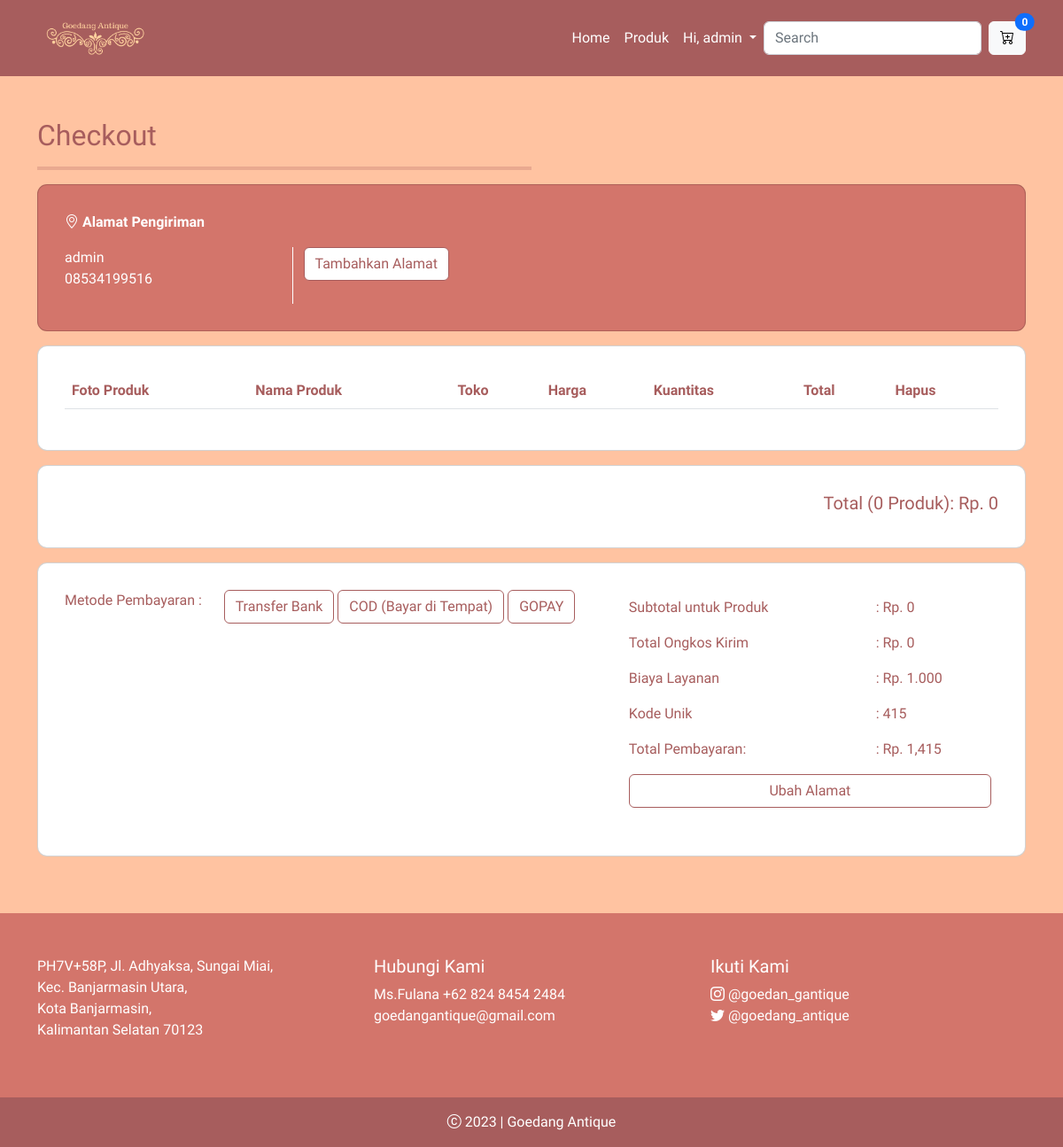
The page /checkout.php (signed in) on the database its author committed.
### tables this page shows
CREATE TABLE `users` (
  `users_id` int(11) NOT NULL,
  `name` varchar(25) NOT NULL,
  `username` varchar(20) DEFAULT NULL,
  `phone_number` varchar(12) DEFAULT NULL,
  `email` varchar(50) NOT NULL,
  `email_verified_at` varchar(50) DEFAULT NULL,
  `password` text NOT NULL,
  `provinces_id` int(11) DEFAULT NULL,
  `address` text,
  `zip_code` varchar(11) DEFAULT NULL,
  `roles` enum('USER','ADMIN') NOT NULL DEFAULT 'USER'
);

CREATE TABLE `provinces` (
  `provinces_id` int(11) NOT NULL,
  `provinces_name` varchar(50) NOT NULL,
  `shipping_cost` int(25) NOT NULL
);

### checkout.php (the view, shortened to what this page needs)
<?php include('layouts/header.php'); ?>
<?php include('layouts/navbar.php'); ?>
<main>
  <section class="detail-produk py-5" style="background-color: #FFC3A1">
    <div class="container" >
      <div class="row" data-aos="fade-right">
          <div class="col section-popular-heading">
          <h2>Checkout</h2>
          <hr>
          </div>
      </div>
      <div class="row mb-3" data-aos="fade-up"  data-aos-delay="100">
        <div class="col-12" >
          <div class="card card-details card-address"  style="background-color: #D3756B">
            <div class="row">
              <div class="col-12">
                <p>
                  <i class="bi bi-geo-alt"></i> <b>Alamat Pengiriman</b>
                </p>
              </div>
            </div>
            <div class="row">
            <?php
                $users_id = $_SESSION['id'];
                $alamatIsNull = '';
                $query = mysqli_query($config, "SELECT * FROM users JOIN provinces ON users.provinces_id=provinces.provinces_id  WHERE users_id='$users_id'");
                while ($x = mysqli_fetch_array($query)) {
                    $BeratSemuaProduk = $x['shipping_cost'];
                    $alamatIsNull = $x['provinces_name'];
            ?>
                <div class="col-12 col-lg-3" style="border-right: 1px solid white;">
                    <p><?= $x['name'];?><br><?= $x['phone_number'];?></p>
                </div>
                <div class="col-12 col-lg-9">
                <?php if($alamatIsNull=='Default') {
                    echo '<a class="btn btn-opurple" href="frontend/dashboard-account.php">Tambahkan Alamat</a>';
                    } else { ?>
                        <p><?= $x['address'];?>, <?= $x['provinces_name'];?>. <?= $x['zip_code'];?></p>
                <?php } ?>
                </div>
            <?php
                }
            ?>
            </div>
          </div>
        </div>
      </div>
      <div class="row mb-3" data-aos="fade-up" data-aos-delay="200">
        <div class="col-12" >
          <div class="card card-details"  style="background-color: #fff">
            <div class="checkout-produk table-responsive">
              <table class="table ">
                <thead>
                  <tr>
                    <th scope="col">Foto Produk</th>
                    <th scope="col">Nama Produk</th>
                    <th scope="col">Toko</th>
                    <th scope="col">Harga</th>
                    <th scope="col">Kuantitas</th>
                    <th scope="col">Total</th>
                    <th scope="col">Hapus</th>
                  </tr>
                </thead>
                <?php
                    $banyakProduk = 0;
                    $subTotalProduk = 0;
                    $unique_code = (rand(100,999));
                    ?>
              </table>
            </div>
          </div>
        </div>
      </div>
      <div class="row mb-3" data-aos="fade-up" data-aos-delay="300">
          <div class="col-12" >
            <div class="card card-details card-right text-end ">
              <div class="row">
                <div class="col-12">
                    <h2>Total (<?= $banyakProduk; ?> Produk): Rp. <?= number_format($subTotalProduk); ?></h2>
                </div>
              </div>
            </div>
          </div>
      </div>
      <div class="row mb-3" data-aos="fade-up" data-aos-delay="400">
        <div class="col-12">
          <div class="card card-details"  style="background-color: #fff; ">
            <div class="row">
                <div class="col-12 col-lg-2">
                    <p>Metode Pembayaran : </p>
                </div>
                <div class="col-12 col-lg-5">
                    <button class="btn btn-opurple" type="button">Transfer Bank</button>
                    <button class="btn btn-opurple" type="button">COD (Bayar di Tempat)</button>
                    <button class="btn btn-opurple" type="button">GOPAY</button>
                </div>
                <div class="col-12 col-lg-5">
                    <div class="pembayaran table-responsive">
                    <form action="checkout-store.php" method="post">
                        <table class="table table-borderless">
                            <tbody>
                            <tr>
                                <td class="align-middle">Subtotal untuk Produk</td>
                                <td class="align-middle">: Rp. <?= number_format($subTotalProduk); ?></td>
                            </tr>
                            <tr>
                                <td class="align-middle">Total Ongkos Kirim</td>
                                <td class="align-middle">: Rp. <?= number_format($BeratSemuaProduk); ?>
                                </td>
                            </tr>
                            <tr>
                                <td class="align-middle">Biaya Layanan</td>
                                <td class="align-middle">: Rp. 1.000</td>
                            </tr>
                            <tr>
                                <td class="align-middle">Kode Unik</td>
                                <td class="align-middle">: <?= $unique_code; ?>
                                </td>
                            </tr>
                            <tr>
                                <td class="align-middle">Total Pembayaran:</td>
                                <td class="align-middle">: Rp.  <?= number_format($BeratSemuaProduk+$subTotalProduk+$unique_code+1000); ?>
                                </td>
                            </tr>
                            <tr>
                                <td colspan="2" class="align-middle text-end">
                                    <div class="d-grid gap-2">
                                    <?php if($alamatIsNull=='Default') {
                                        echo '<a class="btn btn-opurple" href="frontend/dashboard-account.php">Ubah Alamat</a>';
                                        } else {
                                            echo '<button class="btn btn-purple" type="submit">Buat Pesanan</button>';
                                        } ?>
                                    </div>
                                </td>
                            </tr>
                            </tbody>
                        </table>
                        </form>
                    </div>
                </div>
            </div>
          </div>
        </div>
      </div>
    </div>
  </section>
</main>
<?php include('layouts/footer.php'); ?>

### asset/css/main.css (style rules this page uses)
body { background-color: #fff; font-family: "Assistant", sans-serif; color: #071c4d; }
.detail-produk .section-popular-heading { color: #a75d5d; }
.detail-produk .section-popular-heading hr { width: 50%; border: 2px solid #a75d5d; }
.detail-produk .card-details { padding: 30px; border-radius: 11px; color: #a75d5d; }
.detail-produk .card-details h2 { font-size: 20px; }
.detail-produk .card-details .btn-opurple { background-color: white; border: 1px solid #a75d5d; color: #a75d5d; }
.detail-produk .card-details .attendee table, .detail-produk .card-address { color: white; }
.detail-produk .card-details .pembayaran table { color: #a75d5d; }
.detail-produk .card-details .pembayaran table a { color: #a75d5d; }
.detail-produk .card-details .checkout-produk table { color: #a75d5d; }

### rows shown on the page
users: name "admin", phone_number "08534199516", provinces.shipping_cost "0", $BeratSemuaProduk+$subTotalProduk+$unique_code+1000 "1,415"

### other values the page prints
$_SESSION['name'] "admin"
$data['cartCount'] "0"
$banyakProduk "0"
$subTotalProduk "0"
